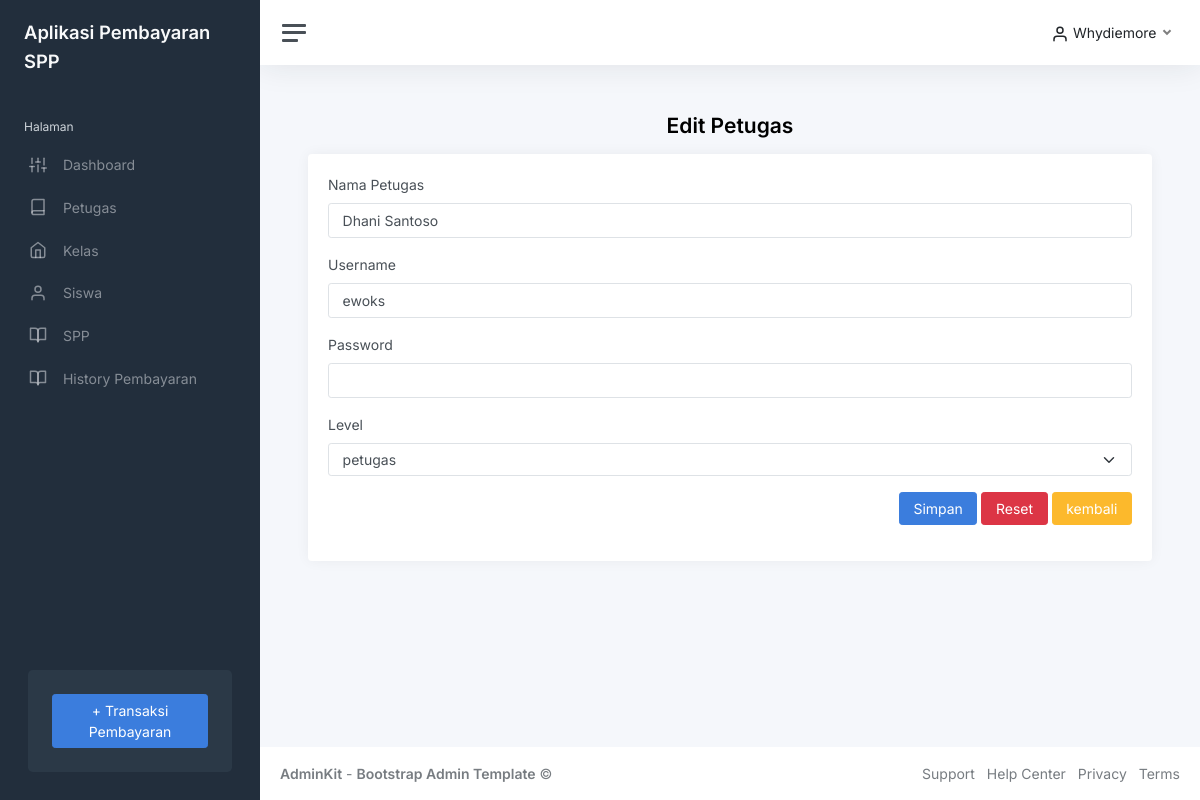
The app's page /index.php?page=editpetugas&id=1 (signed in) with its own data.
### tables this page shows
CREATE TABLE `petugas` (
  `id_petugas` int(11) NOT NULL,
  `username` varchar(25) NOT NULL,
  `password` varchar(32) NOT NULL,
  `nama_petugas` varchar(35) NOT NULL,
  `level` enum('admin','petugas') NOT NULL
);

### editpetugas.php (the view, shortened to what this page needs)
<?php
if (empty($_SESSION['user']['level'] == 'admin')) {
?>
	<script>
		alert('Akses di Tolak.');
		window.history.back();
	</script>
<?php
} else {
	$id = $_GET['id'];
	$query = mysqli_query($koneksi, "SELECT * FROM petugas WHERE id_petugas='$id'");
	$data = mysqli_fetch_array($query);
?>
	<h1 class="h3 mb-3" align="center"><strong>Edit Petugas</strong></h1>
	<div class="row">
		<div class="col-12">
			<div class="card flex-fill">
				<div class="card-body">
					<form action="" method="post">
						<div class="mb-3">
							<label class="form-label">Nama Petugas</label>
							<input type="text" name="nama_petugas" class="form-control" value="<?php echo $data['nama_petugas']; ?>" required>
						</div>
						<div class="mb-3">
							<label class="form-label">Username</label>
							<input type="text" name="username" class="form-control" value="<?php echo $data['username']; ?>" required>
						</div>
						<div class="mb-3">
							<label class="form-label">Password</label>
							<input type="password" name="password" class="form-control">
						</div>
						<div class="mb-3">
							<label class="form-label">Level</label>
							<select name="level" class="form-select">
								<option hidden><?php echo $data['level'] ?></option>
							</select>
						</div>
						<div class="mb-3" style="float: right;">
							<button class="btn btn-primary">Simpan</button>
							<button type="reset" class="btn btn-danger">Reset</button>
							<a href="?page=petugas" class="btn btn-warning"> kembali</a>
						</div>
					</form>
				</div>
			</div>
		</div>
	</div>
<?php
}
?>

### records on screen
petugas: nama_petugas "Dhani Santoso", username "ewoks", level "petugas"

### other values on screen
$_SESSION['user']['nama_petugas'] "Whydiemore"
